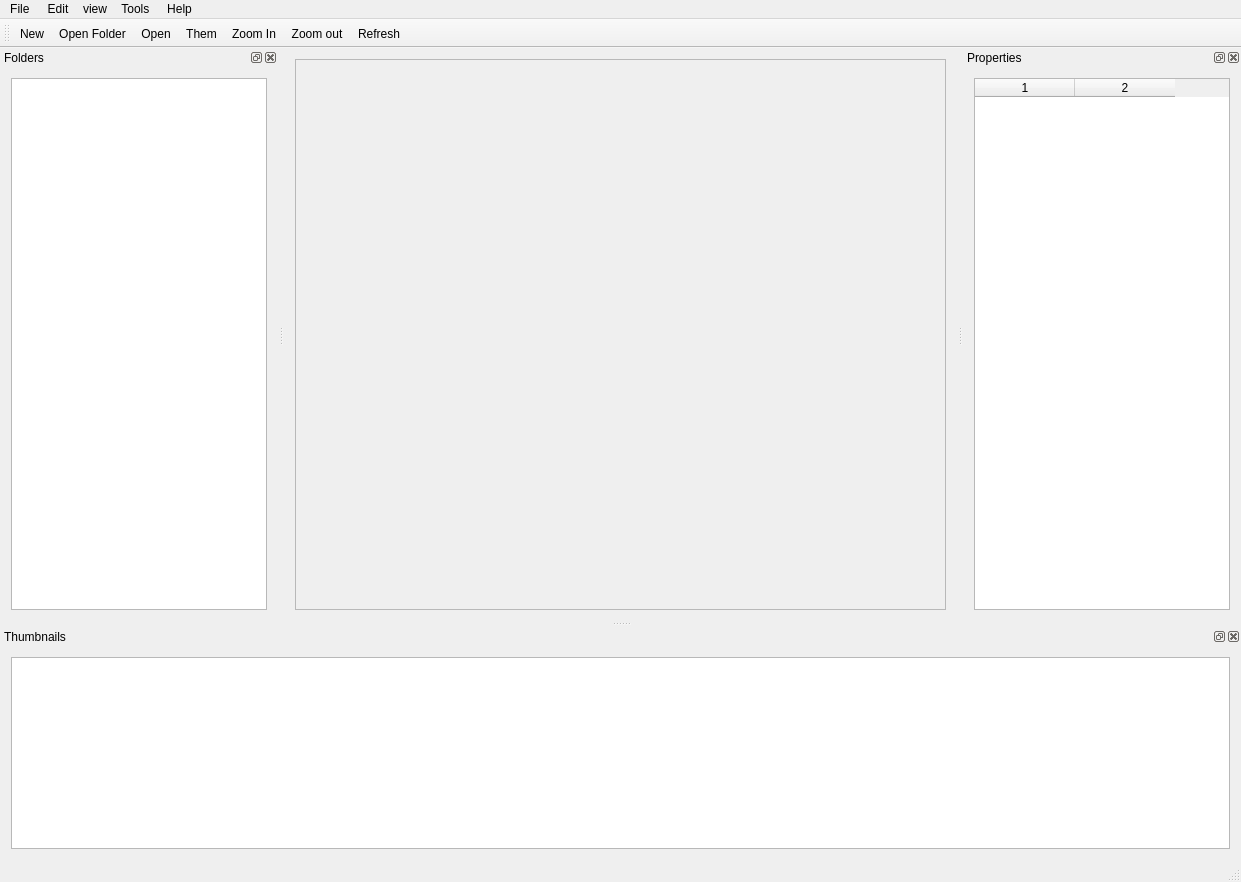
<?xml version="1.0" encoding="UTF-8"?>
<ui version="4.0">
 <class>PhotoManagerClass</class>
 <widget class="QMainWindow" name="PhotoManagerClass">
  <property name="geometry">
   <rect>
    <x>0</x>
    <y>0</y>
    <width>1241</width>
    <height>882</height>
   </rect>
  </property>
  <property name="windowTitle">
   <string>PhotoManager</string>
  </property>
  <widget class="QWidget" name="centralWidget">
   <layout class="QVBoxLayout" name="verticalLayout">
    <item>
     <widget class="QScrollArea" name="scrollArea">
      <property name="widgetResizable">
       <bool>true</bool>
      </property>
      <widget class="QWidget" name="scrollAreaWidgetContents_3">
       <property name="geometry">
        <rect>
         <x>0</x>
         <y>0</y>
         <width>663</width>
         <height>532</height>
        </rect>
       </property>
       <layout class="QVBoxLayout" name="verticalLayout_5">
        <item>
         <widget class="QLabel" name="imageLabel">
          <property name="text">
           <string/>
          </property>
         </widget>
        </item>
       </layout>
      </widget>
     </widget>
    </item>
   </layout>
  </widget>
  <widget class="QMenuBar" name="menuBar">
   <property name="geometry">
    <rect>
     <x>0</x>
     <y>0</y>
     <width>1241</width>
     <height>33</height>
    </rect>
   </property>
   <widget class="QMenu" name="menuFile">
    <property name="title">
     <string>File </string>
    </property>
    <addaction name="actionNew"/>
    <addaction name="actionOpen"/>
    <addaction name="actionThem"/>
    <addaction name="actionAbout"/>
    <addaction name="actionExit"/>
   </widget>
   <widget class="QMenu" name="menuEdit">
    <property name="title">
     <string>Edit</string>
    </property>
   </widget>
   <widget class="QMenu" name="menuview">
    <property name="title">
     <string>view</string>
    </property>
   </widget>
   <widget class="QMenu" name="menuTools">
    <property name="title">
     <string>Tools </string>
    </property>
   </widget>
   <widget class="QMenu" name="menuHelp">
    <property name="title">
     <string>Help</string>
    </property>
   </widget>
   <addaction name="menuFile"/>
   <addaction name="menuEdit"/>
   <addaction name="menuview"/>
   <addaction name="menuTools"/>
   <addaction name="menuHelp"/>
  </widget>
  <widget class="QToolBar" name="mainToolBar">
   <attribute name="toolBarArea">
    <enum>TopToolBarArea</enum>
   </attribute>
   <attribute name="toolBarBreak">
    <bool>false</bool>
   </attribute>
   <addaction name="actionNew"/>
   <addaction name="actionOpen_Folder"/>
   <addaction name="actionOpen"/>
   <addaction name="actionThem"/>
   <addaction name="actionZoom_In"/>
   <addaction name="actionZoom_out"/>
   <addaction name="actionRefresh"/>
  </widget>
  <widget class="QStatusBar" name="statusBar"/>
  <widget class="QDockWidget" name="dockFolders">
   <property name="minimumSize">
    <size>
     <width>200</width>
     <height>100</height>
    </size>
   </property>
   <property name="maximumSize">
    <size>
     <width>350</width>
     <height>524287</height>
    </size>
   </property>
   <property name="windowTitle">
    <string>Folders</string>
   </property>
   <attribute name="dockWidgetArea">
    <number>1</number>
   </attribute>
   <widget class="QWidget" name="dockWidgetContents">
    <layout class="QVBoxLayout" name="verticalLayout_2">
     <item>
      <widget class="QTreeView" name="treeFolders"/>
     </item>
    </layout>
   </widget>
  </widget>
  <widget class="QDockWidget" name="dockProperties">
   <property name="minimumSize">
    <size>
     <width>250</width>
     <height>100</height>
    </size>
   </property>
   <property name="maximumSize">
    <size>
     <width>400</width>
     <height>524287</height>
    </size>
   </property>
   <property name="windowTitle">
    <string>Properties</string>
   </property>
   <attribute name="dockWidgetArea">
    <number>2</number>
   </attribute>
   <widget class="QWidget" name="dockWidgetContents_2">
    <layout class="QVBoxLayout" name="verticalLayout_3">
     <item>
      <widget class="QTableWidget" name="tableProperties">
       <property name="columnCount">
        <number>2</number>
       </property>
       <column/>
       <column/>
      </widget>
     </item>
    </layout>
   </widget>
  </widget>
  <widget class="QDockWidget" name="dockThumbnails">
   <property name="minimumSize">
    <size>
     <width>82</width>
     <height>150</height>
    </size>
   </property>
   <property name="windowTitle">
    <string>Thumbnails</string>
   </property>
   <attribute name="dockWidgetArea">
    <number>8</number>
   </attribute>
   <widget class="QWidget" name="dockWidgetContents_3">
    <layout class="QVBoxLayout" name="verticalLayout_4">
     <item>
      <widget class="QListWidget" name="listThumbnails">
       <property name="iconSize">
        <size>
         <width>128</width>
         <height>128</height>
        </size>
       </property>
       <property name="resizeMode">
        <enum>QListView::ResizeMode::Adjust</enum>
       </property>
       <property name="viewMode">
        <enum>QListView::ViewMode::IconMode</enum>
       </property>
      </widget>
     </item>
    </layout>
   </widget>
  </widget>
  <action name="actionNew">
   <property name="icon">
    <iconset resource="resources.qrc">
     <normaloff>:/Resource/New.png</normaloff>:/Resource/New.png</iconset>
   </property>
   <property name="text">
    <string>New</string>
   </property>
  </action>
  <action name="actionOpen">
   <property name="icon">
    <iconset resource="resources.qrc">
     <normaloff>:/Resource/Open.png</normaloff>:/Resource/Open.png</iconset>
   </property>
   <property name="text">
    <string>Open</string>
   </property>
  </action>
  <action name="actionThem">
   <property name="icon">
    <iconset resource="resources.qrc">
     <normaloff>:/Resource/theam.png</normaloff>:/Resource/theam.png</iconset>
   </property>
   <property name="text">
    <string>Them</string>
   </property>
  </action>
  <action name="actionAbout">
   <property name="text">
    <string>About</string>
   </property>
  </action>
  <action name="actionExit">
   <property name="text">
    <string>Exit</string>
   </property>
  </action>
  <action name="actionOpen_Folder">
   <property name="icon">
    <iconset resource="resources.qrc">
     <normaloff>:/Resource/OpenFolder.png</normaloff>:/Resource/OpenFolder.png</iconset>
   </property>
   <property name="text">
    <string>Open Folder</string>
   </property>
   <property name="menuRole">
    <enum>QAction::MenuRole::NoRole</enum>
   </property>
  </action>
  <action name="actionRefresh">
   <property name="icon">
    <iconset resource="resources.qrc">
     <normaloff>:/Resource/refresh.png</normaloff>:/Resource/refresh.png</iconset>
   </property>
   <property name="text">
    <string>Refresh</string>
   </property>
   <property name="menuRole">
    <enum>QAction::MenuRole::NoRole</enum>
   </property>
  </action>
  <action name="actionZoom_In">
   <property name="icon">
    <iconset resource="resources.qrc">
     <normaloff>:/Resource/Zoom in.png</normaloff>:/Resource/Zoom in.png</iconset>
   </property>
   <property name="text">
    <string>Zoom In</string>
   </property>
   <property name="menuRole">
    <enum>QAction::MenuRole::NoRole</enum>
   </property>
  </action>
  <action name="actionZoom_out">
   <property name="icon">
    <iconset resource="resources.qrc">
     <normaloff>:/Resource/Zoom out.png</normaloff>:/Resource/Zoom out.png</iconset>
   </property>
   <property name="text">
    <string>Zoom out</string>
   </property>
   <property name="menuRole">
    <enum>QAction::MenuRole::NoRole</enum>
   </property>
  </action>
 </widget>
 <layoutdefault spacing="6" margin="11"/>
 <resources>
  <include location="resources.qrc"/>
 </resources>
 <connections/>
</ui>
